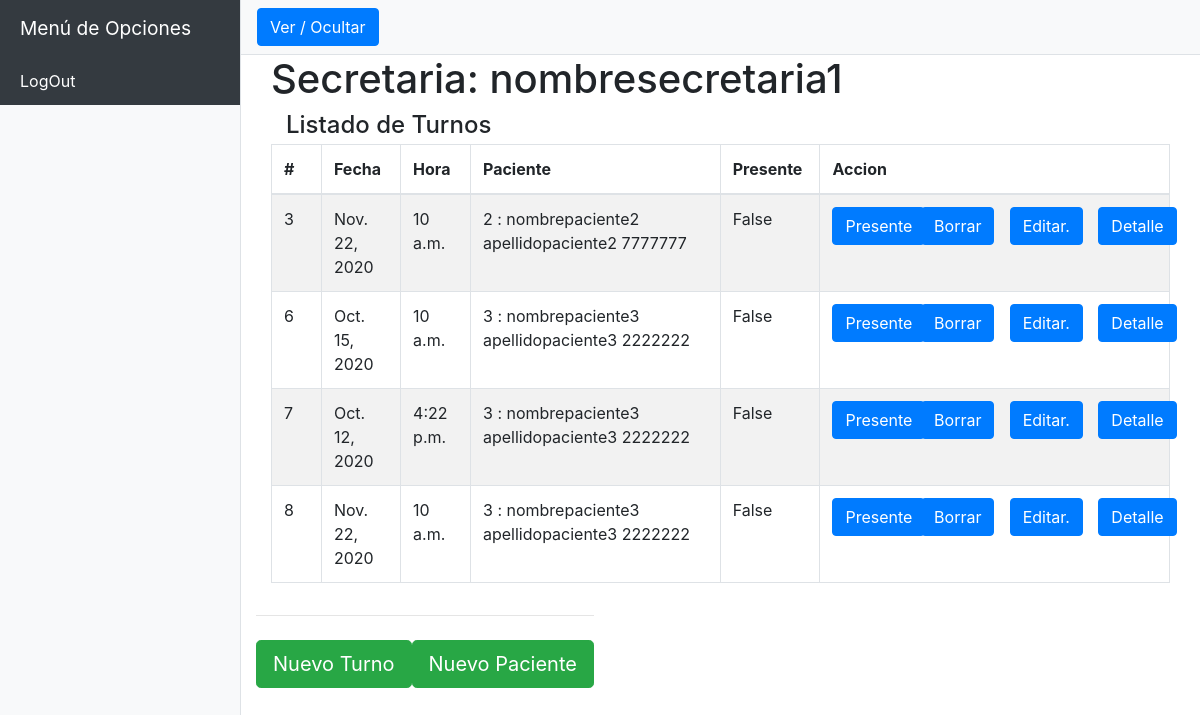
/clinica/secretarias/ (signed in), run on the app's committed database.
### clinica/models.py (models this page shows, shortened)
class Personal(models.Model):
    usuario = models.OneToOneField(User, on_delete=models.CASCADE, related_name="personaluser")
    nombre = models.CharField(max_length=50)
    apellido = models.CharField(max_length=50)
    telefono = models.IntegerField()
    email = models.CharField(max_length=50)
    rol = models.ForeignKey(Rol2, on_delete=models.CASCADE, related_name="rolusuario")

class Turno(models.Model):
    secretaria = models.ForeignKey(Personal, on_delete=models.CASCADE, related_name="secretariaturno")
    paciente = models.ForeignKey(Paciente, on_delete=models.CASCADE, related_name="pacienteturno")
    medico = models.ForeignKey(Personal, on_delete=models.CASCADE, related_name="medicoturno")
    fecha = models.DateField()
    hora = models.TimeField()
    pacientepresente = models.BooleanField(default=False)

class Paciente(models.Model):
    nombre = models.CharField(max_length=50)
    apellido = models.CharField(max_length=50)
    telefono = models.IntegerField()
    def __str__(self):
        return f" {self.id} : {self.nombre} {self.apellido} {self.telefono} "

### clinica/secretariasviews.py (the view)
# urls.py: path("secretarias/", secretariasviews.secretariasIndex, name="secretariasIndex"),
@login_required(login_url='/accounts/login/')
@user_passes_test(is_secretaria)
def secretariasIndex(request):
    personal = Personal.objects.get(usuario=request.user)
    request.session["personalId"] = personal.id
    return render(request, "clinica/secretarias/listaturnos.html", {"secretaria" : personal, "turnos" : Turno.objects.all()})

### clinica/templates/clinica/secretarias/listaturnos.html (shortened to what this page needs)
{% extends "clinica/secretarias/base.html" %}
{% block body %}
    <div class="container">
        <h1>Secretaria: {{ secretaria.nombre }} </h1>
        <div class="col-md-12 order-md-1">
            <h4 class="mb-1">Listado de Turnos</h4>
        </div>
        <div class="list-group">
            <table class="table table-condensed table-striped table-bordered table-hover">
                <thead>
                    <tr>
                        <th style="width:5%">#</th>
                        <th style="width:7%">Fecha</th>
                        <th style="width:7%">Hora</th>
                        <th style="width:25%">Paciente</th>
                        <th style="width:5%">Presente</th>
                        <th style="width:35%">Accion</th>
                    </tr>
                </thead>
                <tbody>
                    {% for turno in turnos %}
                        <tr>
                            <td>{{turno.id}}</td>
                            <td>{{turno.fecha}}</td>
                            <td>{{turno.hora}}</td>
                            <td>{{turno.paciente}}</td>
                            <td>{{turno.pacientepresente}}</td>
                            <td>
                                <div class="row">
                                    <div class="col-sm-3">
                                        {% if turno.pacientepresente %}
                                            <form class="form-inline" action="{% url 'clinica:secretariasModificarEstadoTurno' turno.id %}" method="POST">
                                                {% csrf_token %}
                                                <input type="hidden" name="pacientepresente" value="0"/>
                                                <button class="btn btn-primary " type="submit">Ausente.</button>
                                            </form>
                                        {% else %}
                                            <form class="form-inline" action="{% url 'clinica:secretariasModificarEstadoTurno' turno.id %}" method="POST">
                                                <button class="btn btn-primary " type="submit">Presente</button>
                                            </form>
                                        {% endif %}
                                    </div>
                                    <div class="col-sm-3">
                                        <form class="form-inline" action="{% url 'clinica:borrarTurno' turno.id %}" method="POST">
                                            <button class="btn btn-primary " type="submit">Borrar</button>
                                        </form>
                                    </div>
                                    <div class="col-sm-3">
                                        <a href="{% url 'clinica:edicionTurno' turno.id %}"">
                                            <button class="btn btn-primary" type="submit">Editar.</button>
                                        </a>
                                    </div>
                                    <div class="col-sm-3">
                                        <form class="form-inline" action="{% url 'clinica:secretariasDetallePaciente' %}" method="POST">
                                            <button class="btn btn-primary " type="submit">Detalle</button>
                                        </form>
                                    </div>
                                </div>
                            </td>
                        </tr>
                    {% endfor %}
                </tbody>
            </table>
        </div>
        <div class="row">
            <a href="{% url 'clinica:nuevoTurno' secretaria.id %}"">	 <hr class="mb-4">
                <button class="btn btn-success btn-lg btn-block" type="submit">Nuevo Turno</button>
            </a>
            <a href="{% url 'clinica:nuevoPaciente' secretaria.id %}"">	 <hr class="mb-4">
                <button class="btn btn-success btn-lg btn-block" type="submit">Nuevo Paciente</button>
            </a>
        </div>
     </div>
{% endblock %}

### clinica/templates/clinica/secretarias/base.html (shortened to what this page needs)
<!DOCTYPE html>
<html>
    <head>
        {% load bootstrap4 %}
        {% bootstrap_css %}
        {% load static %}
        <link rel="stylesheet" href="{% static 'css/simple-sidebar.css' %}">
    </head>
    <body>
        <div class="d-flex" id="wrapper">
            <div class="bg-light border-right" id="sidebar-wrapper">
                <div class="sidebar-heading bg-dark text-white">Menú de Opciones</div>
                <div class="list-group list-group-flush">
                    <a href="/accounts/logout" class="list-group-item list-group-item-action bg-dark text-white">LogOut</a>
                </div>
            </div>
            <div id="page-content-wrapper">
                <nav class="navbar navbar-expand-lg navbar-light bg-light border-bottom">
                    <button class="btn btn-primary" id="menu-toggle">Ver / Ocultar</button>
                </nav>
                <div class="container-fluid">
                    {% block body %}
                    {% endblock %}
                </div>
            </div>
        </div>
    </body>
</html>

### static/css/simple-sidebar.css (style rules this page uses)
body { overflow-x: hidden; }
#sidebar-wrapper { min-height: 100vh; margin-left: -15rem; -webkit-transition: margin .25s ease-out; -moz-transition: margin .25s ease-out; -o-transition: margin .25s ease-out; transition: margin .25s ease-out; }
#sidebar-wrapper .sidebar-heading { padding: 0.875rem 1.25rem; font-size: 1.2rem; }
#sidebar-wrapper .list-group { width: 15rem; }
#page-content-wrapper { min-width: 100vw; }
@media (min-width: 768px) { #sidebar-wrapper { margin-left: 0; } }
@media (min-width: 768px) { #page-content-wrapper { min-width: 0; width: 100%; } }

### data on the page
Personal: nombre "nombresecretaria1"
Turno: id "3", fecha "Nov. 22, 2020", hora "10 a.m.", paciente "2 : nombrepaciente2 apellidopaciente2 7777777", pacientepresente "False", shows "Presente"
Turno: id "6", fecha "Oct. 15, 2020", hora "10 a.m.", paciente "3 : nombrepaciente3 apellidopaciente3 2222222", pacientepresente "False", shows "Presente"
Turno: id "7", fecha "Oct. 12, 2020", hora "4:22 p.m.", paciente "3 : nombrepaciente3 apellidopaciente3 2222222", pacientepresente "False", shows "Presente"
Turno: id "8", fecha "Nov. 22, 2020", hora "10 a.m.", paciente "3 : nombrepaciente3 apellidopaciente3 2222222", pacientepresente "False", shows "Presente"
